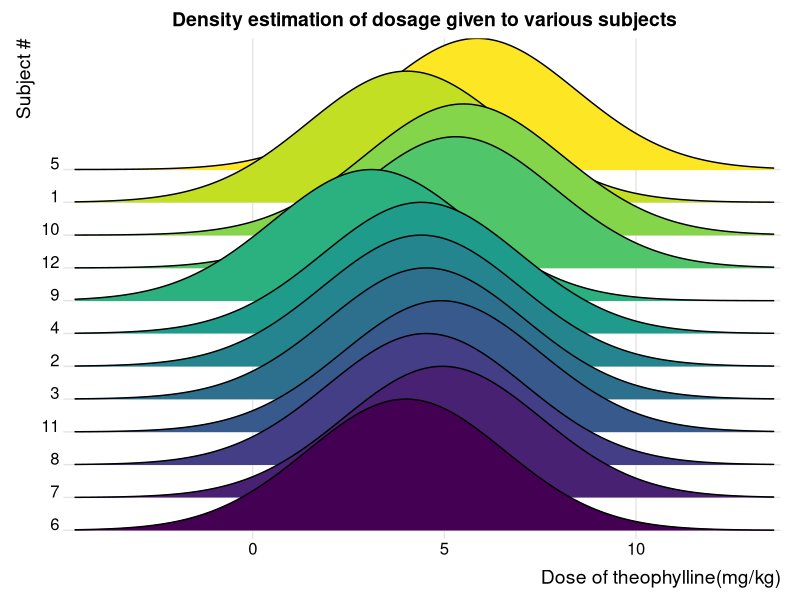
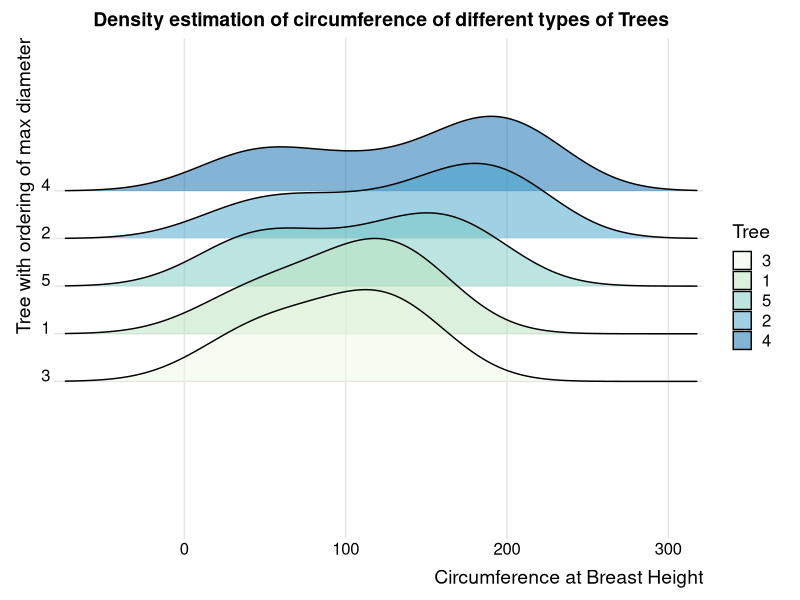
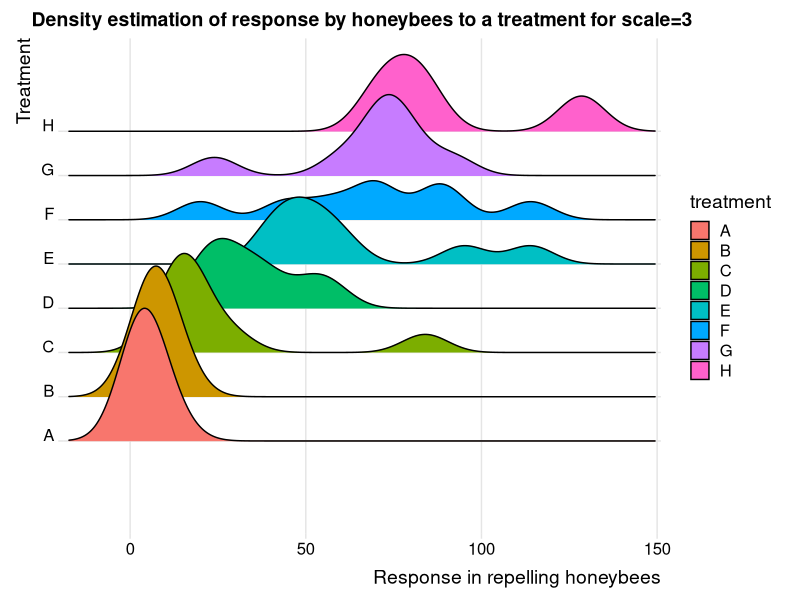
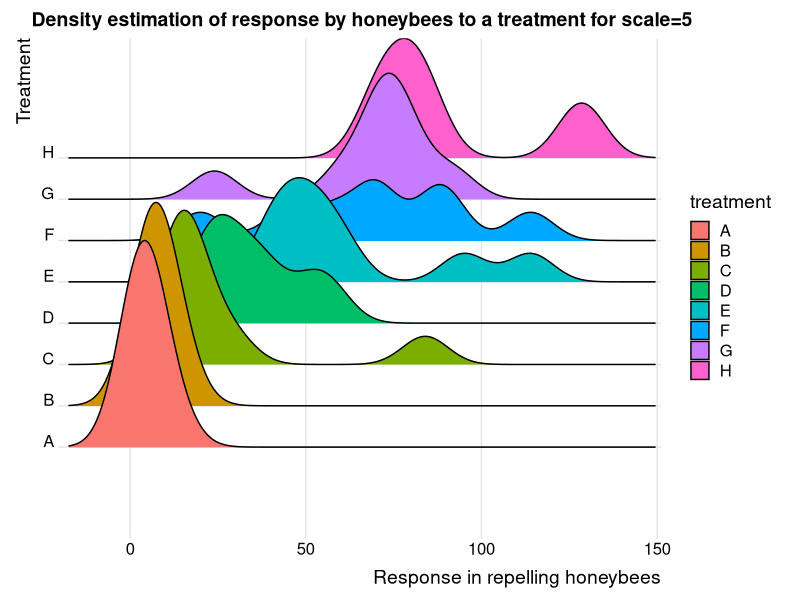
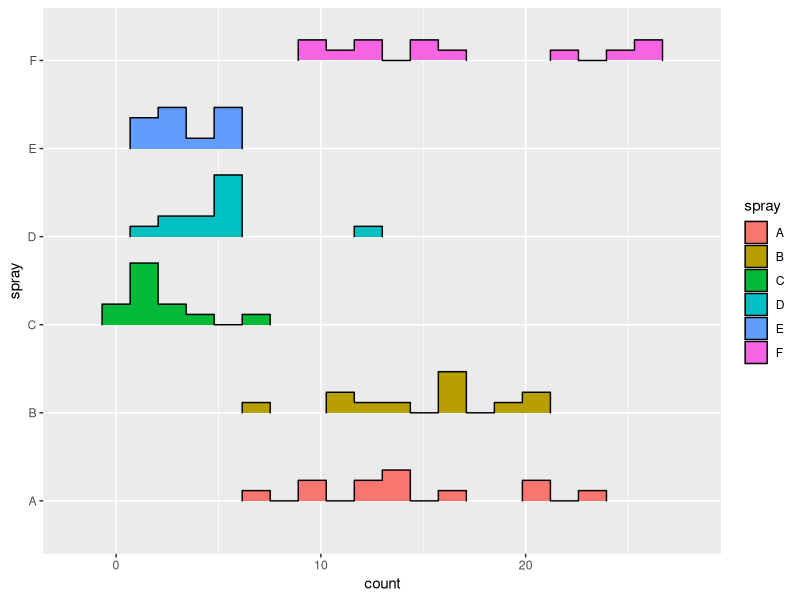
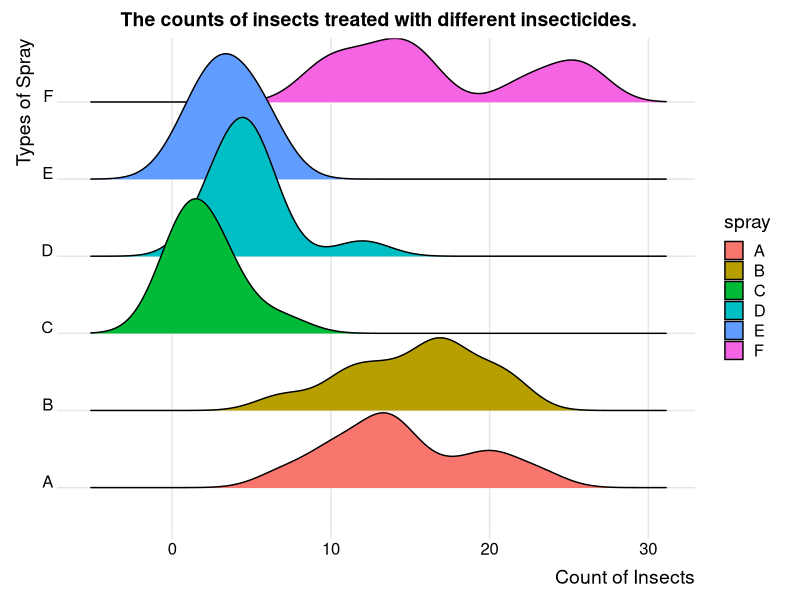

Write the R code that produced these figures, in order.
## ---- chunk 1
knitr::opts_chunk$set(echo = TRUE)
library("ggridges")
library("tidyverse")
library("cluster")
## ---- chunk 2
library("ggridges")
library("tidyverse")
Theoph_data <- Theoph
ggplot(Theoph_data, aes(x=Dose,y=Subject,fill=Subject))+
  geom_density_ridges_gradient(scale = 4, show.legend = FALSE) + theme_ridges() +
  scale_y_discrete(expand = c(0.01, 0)) +
  scale_x_continuous(expand = c(0.01, 0)) +
  labs(x = "Dose of theophylline(mg/kg)",y = "Subject #") +
  ggtitle("Density estimation of dosage given to various subjects") +
  theme(plot.title = element_text(hjust = 0.5))
## ---- chunk 3
library("datasets")
head(Orange, n=5)
## ---- chunk 4
library("ggridges")
library("tidyverse")
ggplot(Orange, aes(x=circumference,y=Tree,fill = Tree))+
  geom_density_ridges(scale = 2, alpha=0.5) + theme_ridges()+
  scale_fill_brewer(palette = 4)+
  scale_y_discrete(expand = c(0.8, 0)) +
  scale_x_continuous(expand = c(0.01, 0))+
  labs(x="Circumference at Breast Height", y="Tree with ordering of max diameter")+
  ggtitle("Density estimation of circumference of different types of Trees")+
  theme(plot.title = element_text(hjust = 0.5))
## ---- chunk 5
library("ggridges")
library("tidyverse")
OrchardSprays_data <- OrchardSprays
ggplot(OrchardSprays_data, aes(x=decrease,y=treatment,fill=treatment))+
  geom_density_ridges_gradient(scale=3) + theme_ridges()+
  scale_y_discrete(expand = c(0.3, 0)) +
  scale_x_continuous(expand = c(0.01, 0))+
  labs(x="Response in repelling honeybees",y="Treatment")+
  ggtitle("Density estimation of response by honeybees to a treatment for scale=3")+
  theme(plot.title = element_text(hjust = 0.5))

ggplot(OrchardSprays_data, aes(x=decrease,y=treatment,fill=treatment))+
  geom_density_ridges_gradient(scale=5) + theme_ridges()+
  scale_y_discrete(expand = c(0.3, 0)) +
  scale_x_continuous(expand = c(0.01, 0))+
  labs(x="Response in repelling honeybees",y="Treatment")+
  ggtitle("Density estimation of response by honeybees to a treatment for scale=5")+
  theme(plot.title = element_text(hjust = 0.5))
## ---- chunk 6
library("ggridges")
library("tidyverse")
ggplot(InsectSprays, aes(x = count, y = spray, height = ..density.., fill = spray)) + 
  geom_density_ridges(stat = "binline", bins = 20, scale = 0.7, draw_baseline = FALSE)
## ---- chunk 7
library("ggridges")
library("tidyverse")
ggplot(InsectSprays, aes(x=count,y=spray,fill=spray))+
  geom_density_ridges_gradient() + theme_ridges()+
  labs(x="Count of Insects",y="Types of Spray")+
  ggtitle("The counts of insects treated with different insecticides.")+
  theme(plot.title = element_text(hjust = 0.5))
